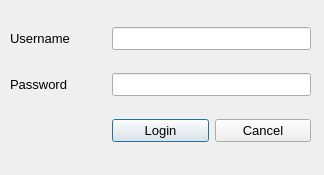
<?xml version="1.0" encoding="UTF-8"?>
<ui version="4.0">
 <class>Dialog</class>
 <widget class="QDialog" name="Dialog">
  <property name="geometry">
   <rect>
    <x>0</x>
    <y>0</y>
    <width>324</width>
    <height>175</height>
   </rect>
  </property>
  <property name="windowTitle">
   <string>Dialog</string>
  </property>
  <widget class="QWidget" name="gridLayoutWidget">
   <property name="geometry">
    <rect>
     <x>10</x>
     <y>10</y>
     <width>301</width>
     <height>151</height>
    </rect>
   </property>
   <layout class="QGridLayout" name="gridLayout">
    <item row="1" column="0">
     <widget class="QLabel" name="label_2">
      <property name="font">
       <font>
        <pointsize>10</pointsize>
       </font>
      </property>
      <property name="text">
       <string>Password</string>
      </property>
     </widget>
    </item>
    <item row="2" column="1">
     <widget class="QPushButton" name="btn_login">
      <property name="font">
       <font>
        <pointsize>10</pointsize>
       </font>
      </property>
      <property name="text">
       <string>Login</string>
      </property>
     </widget>
    </item>
    <item row="0" column="0">
     <widget class="QLabel" name="label">
      <property name="font">
       <font>
        <pointsize>10</pointsize>
       </font>
      </property>
      <property name="text">
       <string>Username</string>
      </property>
     </widget>
    </item>
    <item row="2" column="2">
     <widget class="QPushButton" name="btn_close">
      <property name="font">
       <font>
        <pointsize>10</pointsize>
       </font>
      </property>
      <property name="text">
       <string>Cancel</string>
      </property>
     </widget>
    </item>
    <item row="0" column="1" colspan="2">
     <widget class="QLineEdit" name="in_uname">
      <property name="font">
       <font>
        <pointsize>10</pointsize>
       </font>
      </property>
     </widget>
    </item>
    <item row="1" column="1" colspan="2">
     <widget class="QLineEdit" name="in_pass">
      <property name="font">
       <font>
        <pointsize>10</pointsize>
       </font>
      </property>
      <property name="inputMask">
       <string/>
      </property>
      <property name="echoMode">
       <enum>QLineEdit::Password</enum>
      </property>
     </widget>
    </item>
   </layout>
  </widget>
 </widget>
 <resources/>
 <connections/>
</ui>
